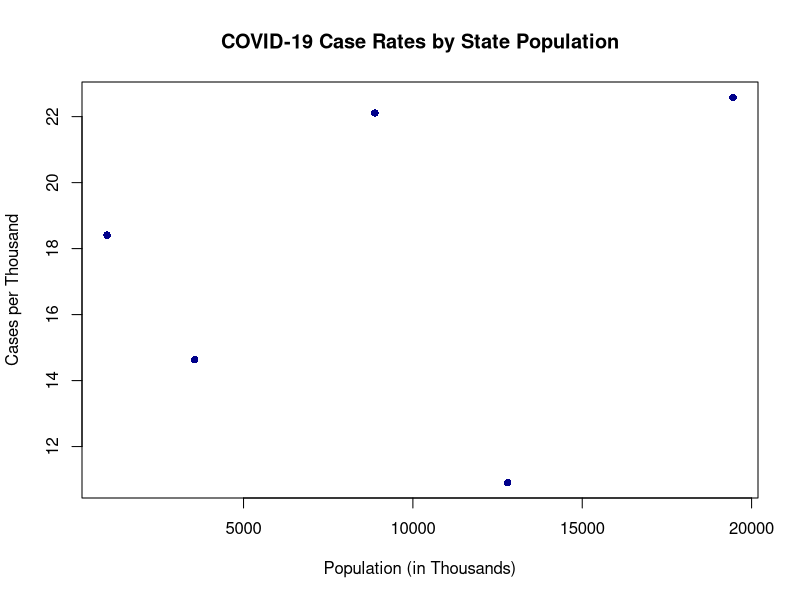
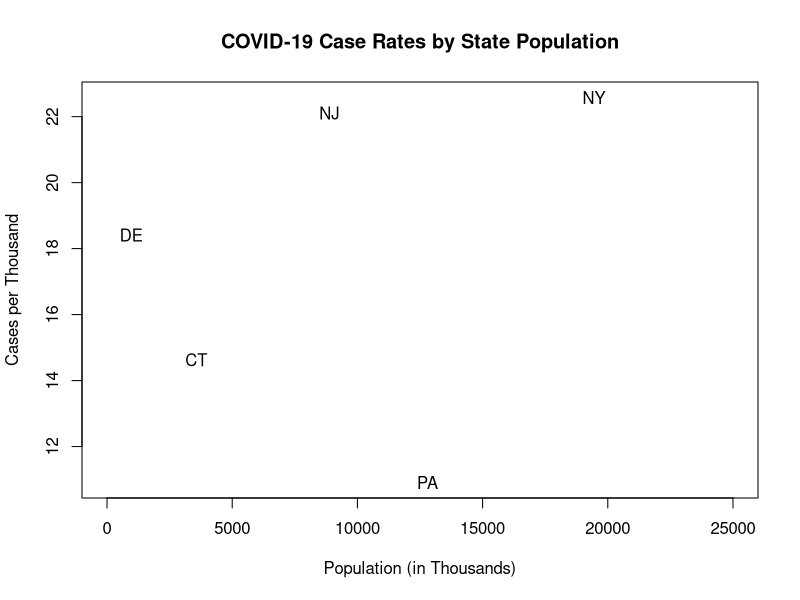
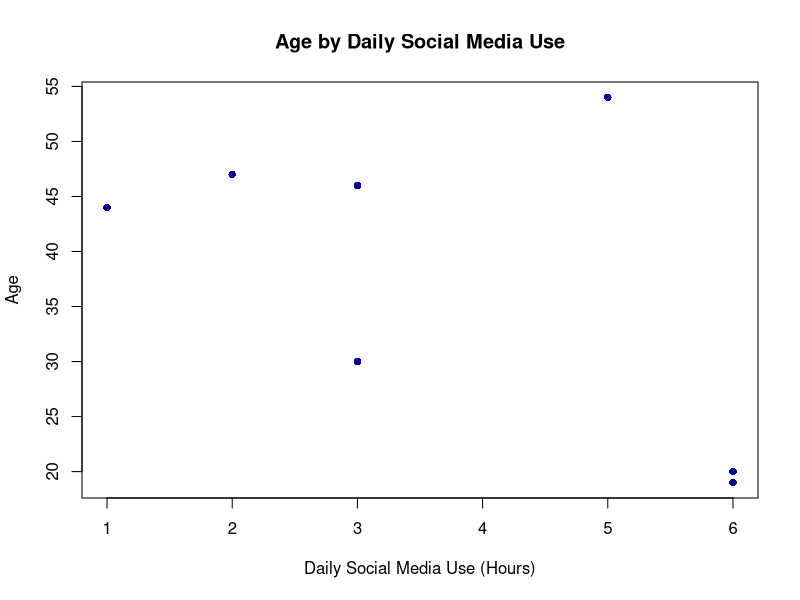
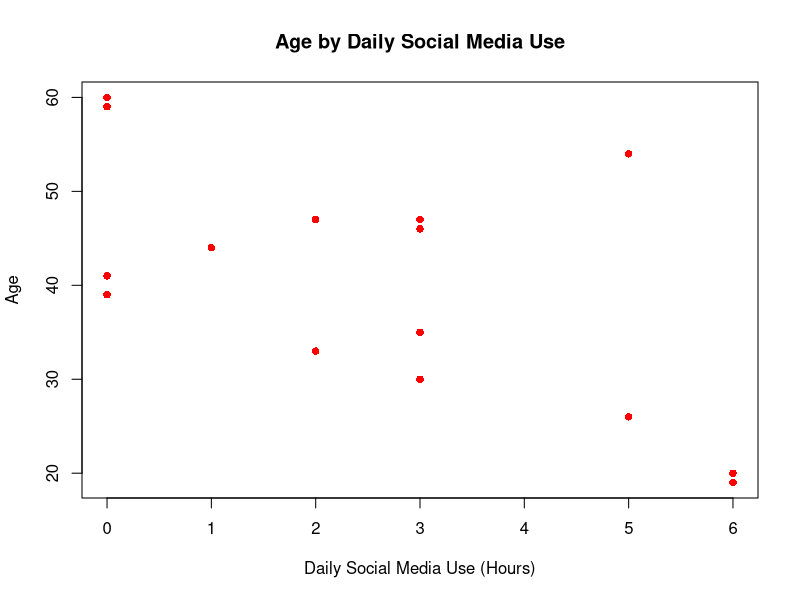
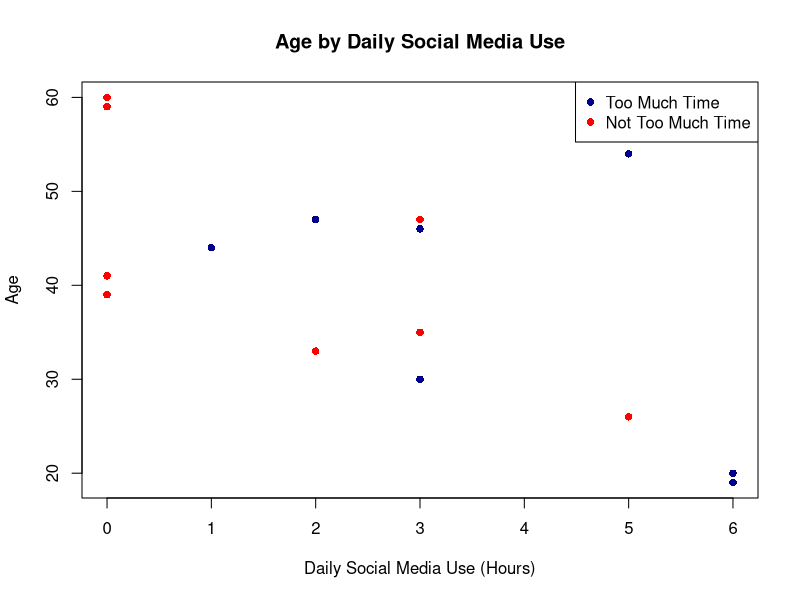

Write R code to recreate these figures, in order.
#### PSCI 107
## Problem Set #1
## 21249856
## February 17, 2021

setwd("~/Dropbox/PSCI107")

# Question 1

#a.Creating 3 vectors: state, pop, and cases
state <- c(1:5)
state

pop <- c(12.80,19.45,3.56,0.97,8.88)
pop

cases <- c(139623,439238,52095,17857,196337)
cases


#b. Combining 3 columns (state, pop, and cases) into a matrix, ne.covid
ne.covid <- cbind(state,pop,cases)
ne.covid

#c. Determining the mean, median, max, and min of pop in ne.covid
mean(ne.covid[,2])
median(ne.covid[,2])
max(ne.covid[,2])
min(ne.covid[,2])

#d. Determining mean, median, max, and min of cases in ne.covid
mean(ne.covid[,3])
median(ne.covid[,3])
max(ne.covid[,3])
min(ne.covid[,3])

#e. Creating a new vector, cases.per.1000, that is the number of cases
#     in each state per 1000 residents.

pop.1000 <- pop*1000
pop.1000

cases.per.1000 <- cases/pop.1000
cases.per.1000

#f. Creating a scatterplot with population on the x-axis,
#      and cases.per.1000 on the y-axis

plot(pop.1000, cases.per.1000,
     main = "COVID-19 Case Rates by State Population",
     xlab = "Population (in Thousands)",
     ylab = "Cases per Thousand",
     pch = 16,
     col = "darkblue")

##Bonus: using the text() function to replace the dots with
#        the state abbreviations
state.names <- c("PA","NY","CT","DE","NJ")
plot(pop.1000, cases.per.1000,
     main = "COVID-19 Case Rates by State Population",
     xlab = "Population (in Thousands)",
     ylab = "Cases per Thousand",
     pch = 16,
     type="n",
     xlim = c(0,25000))
text(pop.1000,cases.per.1000,
     labels = state.names)

#g. Which state been the most affected by COVID-19? The least affected?

# See Word document


# Question 2

#a.Creating 5 vectors: age, gender, hours.daily, pref.network, and much.time
age <- c(19,20,59,47,46,30,41,60,44,33,54,26,35,47,39)

gender <- c("M","F","M","F","M","M","M","F",
            "F","F","F","F","M","M","M")

hours.daily <- c(6,6,0,2,3,3,0,0,1,2,5,5,3,3,0)

pref.network <- c("tiktok","tiktok","none","instagram","twitter","twitter",
                  "none","none","instagram","twitter","facebook","tiktok",
                  "instagram","facebook","none")

much.time <- c(TRUE,TRUE,FALSE,TRUE,TRUE,TRUE,FALSE,FALSE,TRUE,
               FALSE,TRUE,FALSE,FALSE,FALSE,FALSE)

#b. Creating an object soc.media, which combines these 5 vectors into data frame
#   using cbind.data.frame(), then reporting the class of each variable

soc.media <- cbind.data.frame(age,gender,hours.daily,pref.network,much.time)

class(soc.media[,1])
class(soc.media[,2])
class(soc.media[,3])
class(soc.media[,4])
class(soc.media[,5])

#c. How many men spend 3 or more hours per day on social media? 
#   Preferred networks of these men?

dim(soc.media[soc.media[,2] == "M"
          & soc.media[,3] >= 3,])

soc.media[soc.media[,2] == "M"
          & soc.media[,3] >= 3,]

# There are 5 men who spend 3+ hours on social media, 
# and their preferred networks are tiktok, twitter, twitter, instagram,
# and facebook, respectively.

#d. How many women over 40 say their favorite network is facebook or instagram?

dim(soc.media[soc.media[,1] > 40
              & soc.media[,2] == "F"
              & (soc.media[,4] == "facebook" | soc.media[,4] == "instagram"),])

soc.media[soc.media[,1] > 40
          & soc.media[,2] == "F"
          & (soc.media[,4] == "facebook" | soc.media[,4] == "instagram"),]

# There are 3 women over 40 whose preferred network is either facebook 
# or instagram.

#e. Creating an object soc.media.much that subsets the data to include only
#   individuals who spend too much time on social media (much.time == T).
#   How many people in this subset?

soc.media.much <- soc.media[soc.media[,5] == T,]
soc.media.much
dim(soc.media.much)

# There are 7 people in this subset. 

#f. Creating a scatter plot of ages by daily social media use in soc.media.much

plot(soc.media.much[,3], soc.media.much[,1],
     main = "Age by Daily Social Media Use",
     xlab = "Daily Social Media Use (Hours)",
     ylab = "Age",
     pch = 16,
     col = "darkblue")


#g. Creating a scatter plot of ages by daily social media use in soc.media

plot(soc.media[,3], soc.media[,1],
     main = "Age by Daily Social Media Use",
     xlab = "Daily Social Media Use (Hours)",
     ylab = "Age",
     pch = 16,
     col = "red")

#h. Looking at the plots created for g and h:

# See Word document

##Bonus: Generating one plot that visualizes the two relationships and 
#        highlights the differences


plot(soc.media[,3], soc.media[,1], type="n",
     xlab="Daily Social Media Use (Hours)",
     ylab="Age",
     main="Age by Daily Social Media Use")
points(soc.media[soc.media[,5] == TRUE,3],
       soc.media[soc.media[,5] == TRUE,1],
       col="darkblue",
       pch=16)
points(soc.media[soc.media[,5] == FALSE,3],
       soc.media[soc.media[,5] == FALSE,1],
       col="red",
       pch=16)

legend("topright", c("Too Much Time", "Not Too Much Time"),
       pch=c(16,16),
       col=c("darkblue","red"))

# Question 3

# See Word document




